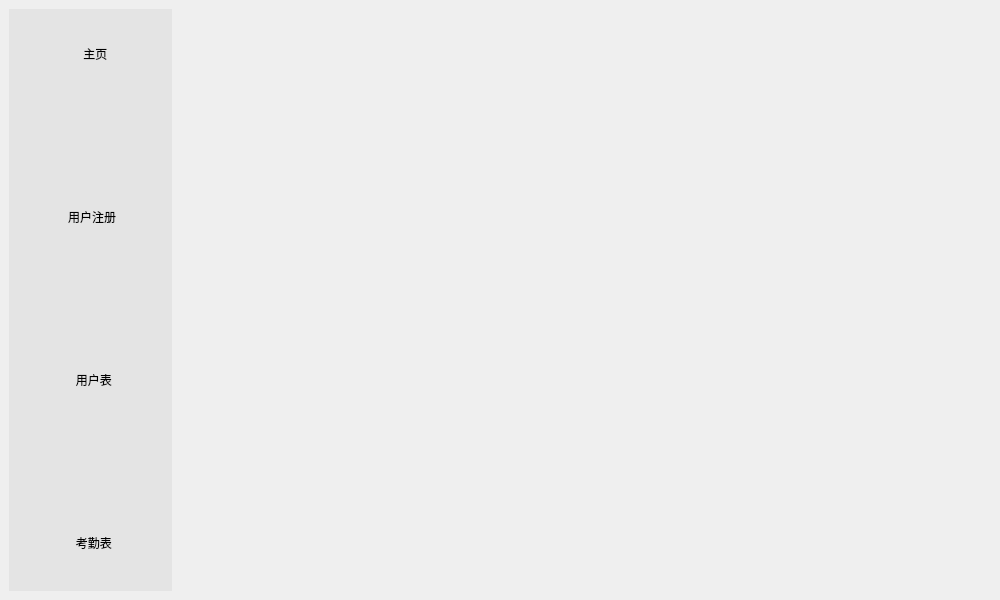
<?xml version="1.0" encoding="UTF-8"?>
<ui version="4.0">
 <class>MainWin</class>
 <widget class="QMainWindow" name="MainWin">
  <property name="geometry">
   <rect>
    <x>0</x>
    <y>0</y>
    <width>1000</width>
    <height>600</height>
   </rect>
  </property>
  <property name="maximumSize">
   <size>
    <width>1000</width>
    <height>1000</height>
   </size>
  </property>
  <property name="windowTitle">
   <string>主界面</string>
  </property>
  <property name="windowIcon">
   <iconset resource="img.qrc">
    <normaloff>:/icon.png</normaloff>:/icon.png</iconset>
  </property>
  <property name="unifiedTitleAndToolBarOnMac">
   <bool>false</bool>
  </property>
  <widget class="QWidget" name="centralwidget">
   <layout class="QHBoxLayout" name="horizontalLayout" stretch="1,5">
    <item>
     <widget class="QWidget" name="sidebar" native="true">
      <property name="sizePolicy">
       <sizepolicy hsizetype="Preferred" vsizetype="Preferred">
        <horstretch>0</horstretch>
        <verstretch>0</verstretch>
       </sizepolicy>
      </property>
      <property name="styleSheet">
       <string notr="true">QWidget{
	background-color: rgb(228, 228, 228);  /* 设置背景色为灰色 */
}
/* 默认 */
QToolButton{   
	border-top: 3px outset transparent;           /* 上边框宽度3像素、突出显示、颜色为透明 */
	border-bottom: 7px outset transparent;
	border-right: 3px outset transparent;
	border-left: 3px outset transparent;
    min-width: 80px;                            /* 控件最小宽度 */
    min-height: 80px;
	background-color: rgb(228, 228, 228);
}

/* 鼠标悬停 */
QToolButton:hover{
	background-color: rgb(205, 205, 205);
}

/* 点击和按下 */
QToolButton:pressed,QToolButton:checked{
	border-left: 3px outset rgb(93, 95, 97);  /* 左边框宽度3像素、突出显示、颜色为深深灰 */
	background-color: rgb(246, 246, 246);	
}

QPushButton:default {
    border-color: navy; /* make the default button prominent */
}
</string>
      </property>
      <layout class="QGridLayout" name="gridLayout_2">
       <property name="leftMargin">
        <number>0</number>
       </property>
       <property name="topMargin">
        <number>0</number>
       </property>
       <property name="rightMargin">
        <number>0</number>
       </property>
       <property name="bottomMargin">
        <number>0</number>
       </property>
       <property name="spacing">
        <number>0</number>
       </property>
       <item row="0" column="0">
        <layout class="QGridLayout" name="gridLayout">
         <property name="spacing">
          <number>0</number>
         </property>
         <item row="2" column="0">
          <widget class="QToolButton" name="regW">
           <property name="sizePolicy">
            <sizepolicy hsizetype="Expanding" vsizetype="Expanding">
             <horstretch>0</horstretch>
             <verstretch>0</verstretch>
            </sizepolicy>
           </property>
           <property name="text">
            <string> 用户注册</string>
           </property>
           <property name="icon">
            <iconset resource="img.qrc">
             <normaloff>:/reg .png</normaloff>:/reg .png</iconset>
           </property>
           <property name="iconSize">
            <size>
             <width>40</width>
             <height>40</height>
            </size>
           </property>
           <property name="checkable">
            <bool>true</bool>
           </property>
           <property name="autoExclusive">
            <bool>true</bool>
           </property>
           <property name="toolButtonStyle">
            <enum>Qt::ToolButtonTextBesideIcon</enum>
           </property>
          </widget>
         </item>
         <item row="1" column="0">
          <spacer name="verticalSpacer">
           <property name="orientation">
            <enum>Qt::Vertical</enum>
           </property>
           <property name="sizeHint" stdset="0">
            <size>
             <width>20</width>
             <height>40</height>
            </size>
           </property>
          </spacer>
         </item>
         <item row="4" column="0">
          <widget class="QToolButton" name="usersW">
           <property name="sizePolicy">
            <sizepolicy hsizetype="Expanding" vsizetype="Expanding">
             <horstretch>0</horstretch>
             <verstretch>0</verstretch>
            </sizepolicy>
           </property>
           <property name="text">
            <string>  用户表</string>
           </property>
           <property name="icon">
            <iconset resource="img.qrc">
             <normaloff>:/users.png</normaloff>:/users.png</iconset>
           </property>
           <property name="iconSize">
            <size>
             <width>36</width>
             <height>36</height>
            </size>
           </property>
           <property name="checkable">
            <bool>true</bool>
           </property>
           <property name="autoExclusive">
            <bool>true</bool>
           </property>
           <property name="toolButtonStyle">
            <enum>Qt::ToolButtonTextBesideIcon</enum>
           </property>
          </widget>
         </item>
         <item row="3" column="0">
          <spacer name="verticalSpacer_2">
           <property name="orientation">
            <enum>Qt::Vertical</enum>
           </property>
           <property name="sizeHint" stdset="0">
            <size>
             <width>20</width>
             <height>40</height>
            </size>
           </property>
          </spacer>
         </item>
         <item row="0" column="0">
          <widget class="QToolButton" name="mainW">
           <property name="sizePolicy">
            <sizepolicy hsizetype="Expanding" vsizetype="Expanding">
             <horstretch>0</horstretch>
             <verstretch>0</verstretch>
            </sizepolicy>
           </property>
           <property name="styleSheet">
            <string notr="true"/>
           </property>
           <property name="text">
            <string>   主页</string>
           </property>
           <property name="icon">
            <iconset resource="img.qrc">
             <normaloff>:/win.png</normaloff>:/win.png</iconset>
           </property>
           <property name="iconSize">
            <size>
             <width>36</width>
             <height>36</height>
            </size>
           </property>
           <property name="checkable">
            <bool>true</bool>
           </property>
           <property name="autoExclusive">
            <bool>true</bool>
           </property>
           <property name="toolButtonStyle">
            <enum>Qt::ToolButtonTextBesideIcon</enum>
           </property>
           <property name="autoRaise">
            <bool>false</bool>
           </property>
          </widget>
         </item>
         <item row="6" column="0">
          <widget class="QToolButton" name="attW">
           <property name="sizePolicy">
            <sizepolicy hsizetype="Expanding" vsizetype="Expanding">
             <horstretch>0</horstretch>
             <verstretch>0</verstretch>
            </sizepolicy>
           </property>
           <property name="text">
            <string>  考勤表</string>
           </property>
           <property name="icon">
            <iconset resource="img.qrc">
             <normaloff>:/atten.png</normaloff>:/atten.png</iconset>
           </property>
           <property name="iconSize">
            <size>
             <width>36</width>
             <height>36</height>
            </size>
           </property>
           <property name="checkable">
            <bool>true</bool>
           </property>
           <property name="autoExclusive">
            <bool>true</bool>
           </property>
           <property name="toolButtonStyle">
            <enum>Qt::ToolButtonTextBesideIcon</enum>
           </property>
          </widget>
         </item>
         <item row="5" column="0">
          <spacer name="verticalSpacer_3">
           <property name="orientation">
            <enum>Qt::Vertical</enum>
           </property>
           <property name="sizeHint" stdset="0">
            <size>
             <width>20</width>
             <height>40</height>
            </size>
           </property>
          </spacer>
         </item>
        </layout>
       </item>
      </layout>
     </widget>
    </item>
    <item>
     <widget class="QStackedWidget" name="stackedWidget">
      <property name="sizePolicy">
       <sizepolicy hsizetype="Expanding" vsizetype="Preferred">
        <horstretch>0</horstretch>
        <verstretch>0</verstretch>
       </sizepolicy>
      </property>
      <property name="currentIndex">
       <number>-1</number>
      </property>
     </widget>
    </item>
   </layout>
  </widget>
 </widget>
 <resources>
  <include location="img.qrc"/>
 </resources>
 <connections/>
</ui>
